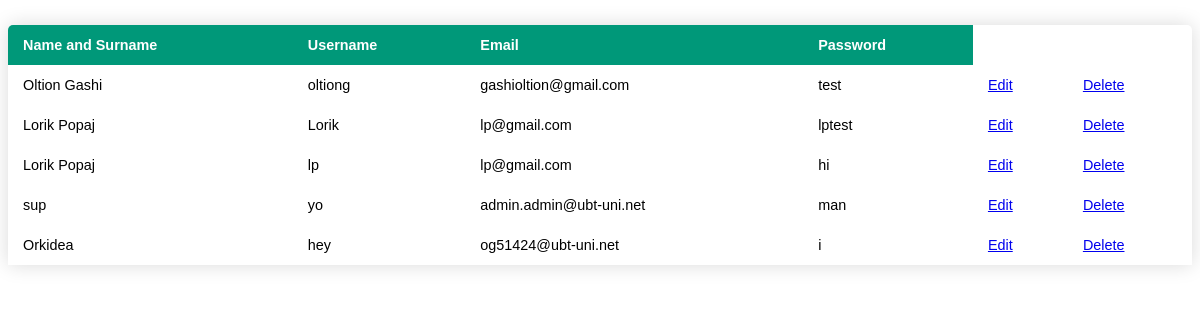
/testing/views/menuDashboard.php, run on the app's committed database.
### tables this page shows
CREATE TABLE `users` (
  `ID` int(11) NOT NULL,
  `name` varchar(255) NOT NULL,
  `username` varchar(255) NOT NULL,
  `email` varchar(255) NOT NULL,
  `password` varchar(255) NOT NULL,
  `role` varchar(255) NOT NULL DEFAULT 'regular_user'
);

### testing/controllers/UsersController.php (called while the page is built, shortened)
<?php
require_once '../config/Database.php';
class UsersController{
    public $db;
    public function __construct(){
        $this->db = new Database;
    }
    public function readData(){
        $query = $this->db->pdo->query('SELECT * from users');
        return $query->fetchAll();
    }
}
?>

### testing/config/Database.php (called while the page is built, shortened)
<?php
class Database{
    public function __construct(){
        try{
            $link = new PDO('mysql:host=localhost; dbname=flow', 'root', '');
            $this->pdo = $link;
        }catch(PDOException $exception){
            die($exception->getMessage());
        }
    }
}
?>

### testing/views/menuDashboard.php (the view, shortened to what this page needs)
<?php
require_once '../controllers/UsersController.php';
?>
<div>
    <table class="content-table">
        <thead>
            <tr>
              <th>Name and Surname</th>
              <th>Username</th>
              <th>Email</th>
              <th>Password</th>
            </tr>
        </thead>
        <tbody>
            <?php
            $u = new UsersController;
            $usersList = $u->readData();
            foreach($usersList as $user): ?>
            <tr>
                <td><?php echo $user['name']; ?></td>
                <td><?php echo $user['username']; ?></td>
                <td><?php echo $user['email']; ?></td>
                <td><?php echo $user['password']; ?></td>
                <td><a href='edit.php?ID=<?php echo $user['ID'];?>'>Edit</td>
                <td><a href='delete.php?ID=<?php echo $user['ID'];?>'>Delete</td>
            </tr>
            <?php endforeach; ?>
        </tbody>
    </table>
</div>

### testing/views/menuDashboard.php (style rules this page uses)
* { font-family: sans-serif; }
.content-table { border-collapse: collapse; margin: 25px 0; font-size: 0.9em; width: 100%; border-radius: 5px 5px 0 0; overflow: hidden; box-shadow: 0 0 20px rgba(0, 0, 0, 0.15); }
.content-table thead tr { background-color: #009879; color: #ffffff; text-align: left; font-weight: bold; }
.content-table th, .content-table td { padding: 12px 15px; }

### data on the page
users: name "Oltion Gashi", username "oltiong", email "gashioltion@gmail.com", password "test"
users: name "Lorik Popaj", username "Lorik", email "lp@gmail.com", password "lptest"
users: name "Lorik Popaj", username "lp", email "lp@gmail.com", password "hi"
users: name "sup", username "yo", email "admin.admin@ubt-uni.net", password "man"
users: name "Orkidea", username "hey", email "og51424@ubt-uni.net", password "i"
